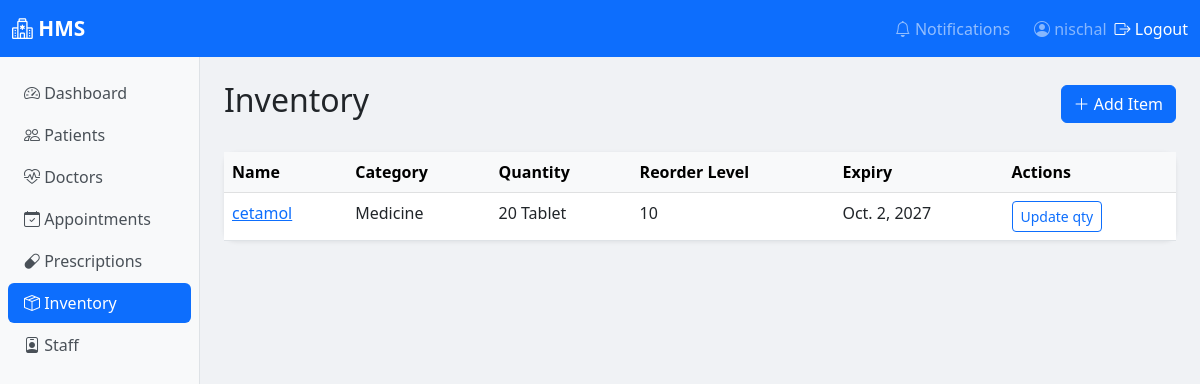
Screenshot of /inventory/ (signed in) with the database file from the repository.
### inventory/models.py (models this page shows, shortened)
class InventoryItem(models.Model):
    CATEGORY_CHOICES = [
        ('medicine',   'Medicine'),
        ('equipment',  'Equipment'),
        ('consumable', 'Consumable'),  # gloves, syringes, bandages
        ('other',      'Other'),
    ]
    UNIT_CHOICES = [
        ('tablet',  'Tablet'),
        ('bottle',  'Bottle'),
        ('box',     'Box'),
        ('piece',   'Piece'),
        ('ml',      'ML'),
        ('kg',      'KG'),
    ]
    name          = models.CharField(max_length=100)
    category      = models.CharField(max_length=20, choices=CATEGORY_CHOICES)
    unit          = models.CharField(max_length=20, choices=UNIT_CHOICES)
    quantity      = models.PositiveIntegerField(default=0)
    reorder_level = models.PositiveIntegerField(default=10)  # alert when below this
    expiry_date   = models.DateField()
    price_per_unit = models.DecimalField(max_digits=10, decimal_places=2)
    supplier      = models.ForeignKey(Supplier, on_delete=models.SET_NULL, null=True, blank=True)
    last_updated  = models.DateTimeField(auto_now=True)
    def is_low_stock(self):
        return self.quantity <= self.reorder_level
    class Meta:
        ordering = ['name']

### inventory/views.py (the view)
# urls.py: path('', views.inventory_list, name='inventory_list'),
def inventory_list(request):
    items = InventoryItem.objects.select_related('supplier').all()
    low_stock = [item for item in items if item.is_low_stock()]
    return render(request, 'inventory/inventory_list.html',{
        'items': items,
        'low_stock': low_stock,
    })

### inventory/templates/inventory/inventory_list.html (shortened to what this page needs)
<!DOCTYPE html>
<html lang="en">
<head>
</head>
<body>
    {% extends 'base.html' %}
{% block nav_inventory %}active{% endblock %}
{% block content %}
<div class="d-flex justify-content-between align-items-center mb-4">
    <h2>Inventory</h2>
    <a href="/inventory/add/" class="btn btn-primary">
        <i class="bi bi-plus-lg"></i> Add Item
    </a>
</div>
<div class="card">
    <div class="card-body p-0">
        <table class="table table-hover mb-0">
            <thead class="table-light">
                <tr><th>Name</th><th>Category</th><th>Quantity</th><th>Reorder Level</th><th>Expiry</th><th>Actions</th></tr>
            </thead>
            <tbody>
                {% for item in items %}
                <tr {% if item.is_low_stock %}class="table-danger"{% endif %}>
                    <td><a href="/inventory/{{ item.pk }}/">{{ item.name }}</a></td>
                    <td>{{ item.get_category_display }}</td>
                    <td>{{ item.quantity }} {{ item.get_unit_display }}</td>
                    <td>{{ item.reorder_level }}</td>
                    <td>{{ item.expiry_date|default:"N/A" }}</td>
                    <td><a href="/inventory/{{ item.pk }}/quantity/" class="btn btn-sm btn-outline-primary">Update qty</a></td>
                </tr>
                {% empty %}
                <tr><td colspan="6" class="text-muted p-3">No items yet.</td></tr>
                {% endfor %}
            </tbody>
        </table>
    </div>
</div>
{% endblock %}

### templates/base.html (shortened to what this page needs)
<!DOCTYPE html>
<html lang="en">
<head>
    <link href="https://cdn.jsdelivr.net/npm/bootstrap@5.3.0/dist/css/bootstrap.min.css" rel="stylesheet">
    <link href="https://cdn.jsdelivr.net/npm/bootstrap-icons@1.10.0/font/bootstrap-icons.css" rel="stylesheet">
</head>
<body>
<nav class="navbar navbar-expand-lg navbar-dark bg-primary">
    <div class="container-fluid">
        <a class="navbar-brand" href="/dashboard/">
            <i class="bi bi-hospital"></i> HMS
        </a>
        <div class="collapse navbar-collapse" id="navbarNav">
            <ul class="navbar-nav ms-auto align-items-center">
                {% if user.is_authenticated %}
                    <li class="nav-item me-2">
                        <a class="nav-link" href="/notifications/">
                            <i class="bi bi-bell"></i> Notifications
                        </a>
                    </li>
                    <li class="nav-item">
                        <span class="nav-link text-white-50">
                            <i class="bi bi-person-circle"></i> {{ user.username }}
                        </span>
                    </li>
                    <li class="nav-item">
                        <form method="post" action="/logout/" class="d-inline">
                            <button type="submit" class="nav-link btn btn-link text-white p-0">
                             <i class="bi bi-box-arrow-right"></i> Logout
                            </button>
                        </form>
                    </li>
                {% else %}
                    <li class="nav-item">
                        <a class="nav-link" href="/login/">Login</a>
                    </li>
                {% endif %}
            </ul>
        </div>
    </div>
</nav>
<div class="container-fluid p-0">
    <div class="row g-0">
        {% if user.is_authenticated %}
        <div class="col-md-2 sidebar py-3 px-2">
            <nav class="nav flex-column">
                <a class="nav-link {% block nav_dashboard %}{% endblock %}" href="/dashboard/">
                    <i class="bi bi-speedometer2"></i> Dashboard
                </a>
                <a class="nav-link {% block nav_patients %}{% endblock %}" href="/patients/">
                    <i class="bi bi-people"></i> Patients
                </a>
                <a class="nav-link {% block nav_doctors %}{% endblock %}" href="/doctors/">
                    <i class="bi bi-heart-pulse"></i> Doctors
                </a>
                <a class="nav-link {% block nav_appointments %}{% endblock %}" href="/appointments/">
                    <i class="bi bi-calendar-check"></i> Appointments
                </a>
                <a class="nav-link {% block nav_prescriptions %}{% endblock %}" href="/prescriptions/">
                    <i class="bi bi-capsule"></i> Prescriptions
                </a>
                <a class="nav-link {% block nav_inventory %}{% endblock %}" href="/inventory/">
                    <i class="bi bi-box-seam"></i> Inventory
                </a>
                <a class="nav-link {% block nav_staff %}{% endblock %}" href="/staff/">
                    <i class="bi bi-person-badge"></i> Staff
                </a>
            </nav>
        </div>
        {% endif %}
        <div class="col-md-{% if user.is_authenticated %}10{% else %}12{% endif %} main-content p-4">
            {% block content %}{% endblock %}
        </div>
    </div>
</div>
</body>
</html>

### templates/base.html (style rules this page uses)
.navbar-brand { font-weight: 700; font-size: 1.3rem; }
.sidebar { min-height: calc(100vh - 56px); background: #f8f9fa; border-right: 1px solid #dee2e6; }
.sidebar .nav-link { color: #495057; border-radius: 6px; margin-bottom: 2px; }
.sidebar .nav-link.active { background: #0d6efd; color: white; }
.sidebar .nav-link i { width: 20px; }
.main-content { background: #f0f2f5; min-height: calc(100vh - 56px); }
.card { border: none; border-radius: 12px; box-shadow: 0 1px 4px rgba(0,0,0,0.08); }

### rows the page displays
InventoryItem: name "cetamol", category "Medicine", quantity "20", unit "Tablet", reorder_level "10", expiry_date "Oct. 2, 2027"

### other values shown
{{ user.username }} "nischal"
